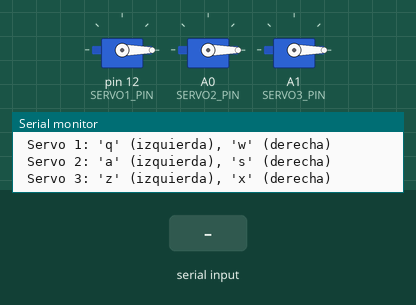
This sketch was run on a simulated Arduino Nano, built with avr-gcc and run on an emulated ATmega328P. On the bench: 3 × servo, the last lines printed to the serial monitor. Inputs (shaded band) come from the test bench.

Above: at 1.3 s.
1.4 s: "w" received over Serial
At 2.1 s:
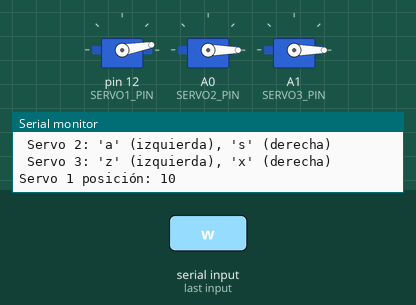
2.9 s: "w" received over Serial
At 3.2 s:
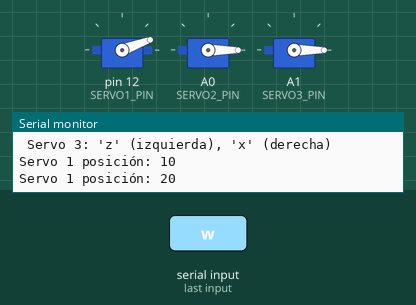
4.4 s: "q" received over Serial
At 5.5 s:
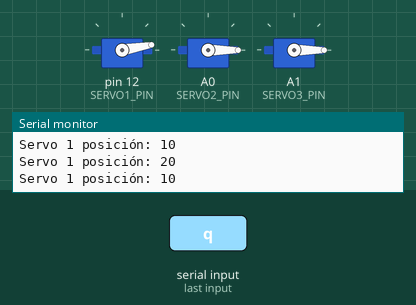
Timing chart, 0 to 7.4 s (numbered marks = the images above; inputs shaded):
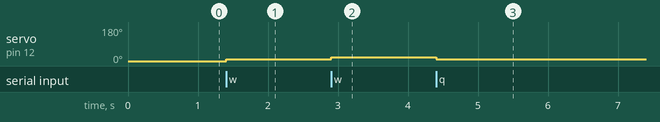

The sketch:

CalibrarServo.ino
```cpp
#include <Servo.h>

// Servo1 0-50 sirve para manejar la garra 0 es abajo y 50 arriba
// Servo2 0-130 sirve para manejar la garra 0 abierto 130 cerrado
// Sirvo3 0-90-180  sirve para girar el sensor ultrasonico 0 es izquierda 90 frente y 190 a la derecha

// Pines para servomotores
#define SERVO1_PIN 12 // D12 en Arduino Nano
#define SERVO2_PIN A0 // A0 en Arduino Nano
#define SERVO3_PIN A1 // A1 en Arduino Nano
Servo servo1;
Servo servo2;
Servo servo3;

// Variables para las posiciones de los servos
int servo1Pos = 0;
int servo2Pos = 0;
int servo3Pos = 0;

void setup() {
  // Configuración de servomotores
  servo1.attach(SERVO1_PIN);
  servo2.attach(SERVO2_PIN);
  servo3.attach(SERVO3_PIN);

  // Posicionar los servos en la posición inicial
  servo1.write(servo1Pos);
  servo2.write(servo2Pos);
  servo3.write(servo3Pos);

  // Configuración de comunicación serial
  Serial.begin(9600);
  Serial.println("Sistema listo para calibración de servomotores.");
  Serial.println("Comandos disponibles:");
  Serial.println(" Servo 1: 'q' (izquierda), 'w' (derecha)");
  Serial.println(" Servo 2: 'a' (izquierda), 's' (derecha)");
  Serial.println(" Servo 3: 'z' (izquierda), 'x' (derecha)");
}

void loop() {
  if (Serial.available()) {
    char command = Serial.read();

    switch (command) {
      case 'q': // Mover Servo 1 a la izquierda
        servo1Pos = max(servo1Pos - 10, 0);
        servo1.write(servo1Pos);
        Serial.print("Servo 1 posición: ");
        Serial.println(servo1Pos);
        break;
      case 'w': // Mover Servo 1 a la derecha
        servo1Pos = min(servo1Pos + 10, 180);
        servo1.write(servo1Pos);
        Serial.print("Servo 1 posición: ");
        Serial.println(servo1Pos);
        break;
      case 'a': // Mover Servo 2 a la izquierda
        servo2Pos = max(servo2Pos - 10, 0);
        servo2.write(servo2Pos);
        Serial.print("Servo 2 posición: ");
        Serial.println(servo2Pos);
        break;
      case 's': // Mover Servo 2 a la derecha
        servo2Pos = min(servo2Pos + 10, 180);
        servo2.write(servo2Pos);
        Serial.print("Servo 2 posición: ");
        Serial.println(servo2Pos);
        break;
      case 'z': // Mover Servo 3 a la izquierda
        servo3Pos = max(servo3Pos - 10, 0);
        servo3.write(servo3Pos);
        Serial.print("Servo 3 posición: ");
        Serial.println(servo3Pos);
        break;
      case 'x': // Mover Servo 3 a la derecha
        servo3Pos = min(servo3Pos + 10, 180);
        servo3.write(servo3Pos);
        Serial.print("Servo 3 posición: ");
        Serial.println(servo3Pos);
        break;
      default:
        Serial.println("Comando no reconocido. Usa 'q', 'w', 'a', 's', 'z', 'x'.");
        break;
    }
  }
}
```

Measured:
- after the input at 1.4 s, servo on pin 12 (SERVO1_PIN): 0° → 10° at once
- after the input at 2.9 s, servo on pin 12 (SERVO1_PIN): 10° → 20° at once
- after the input at 4.4 s, servo on pin 12 (SERVO1_PIN): 20° → 10° at once
